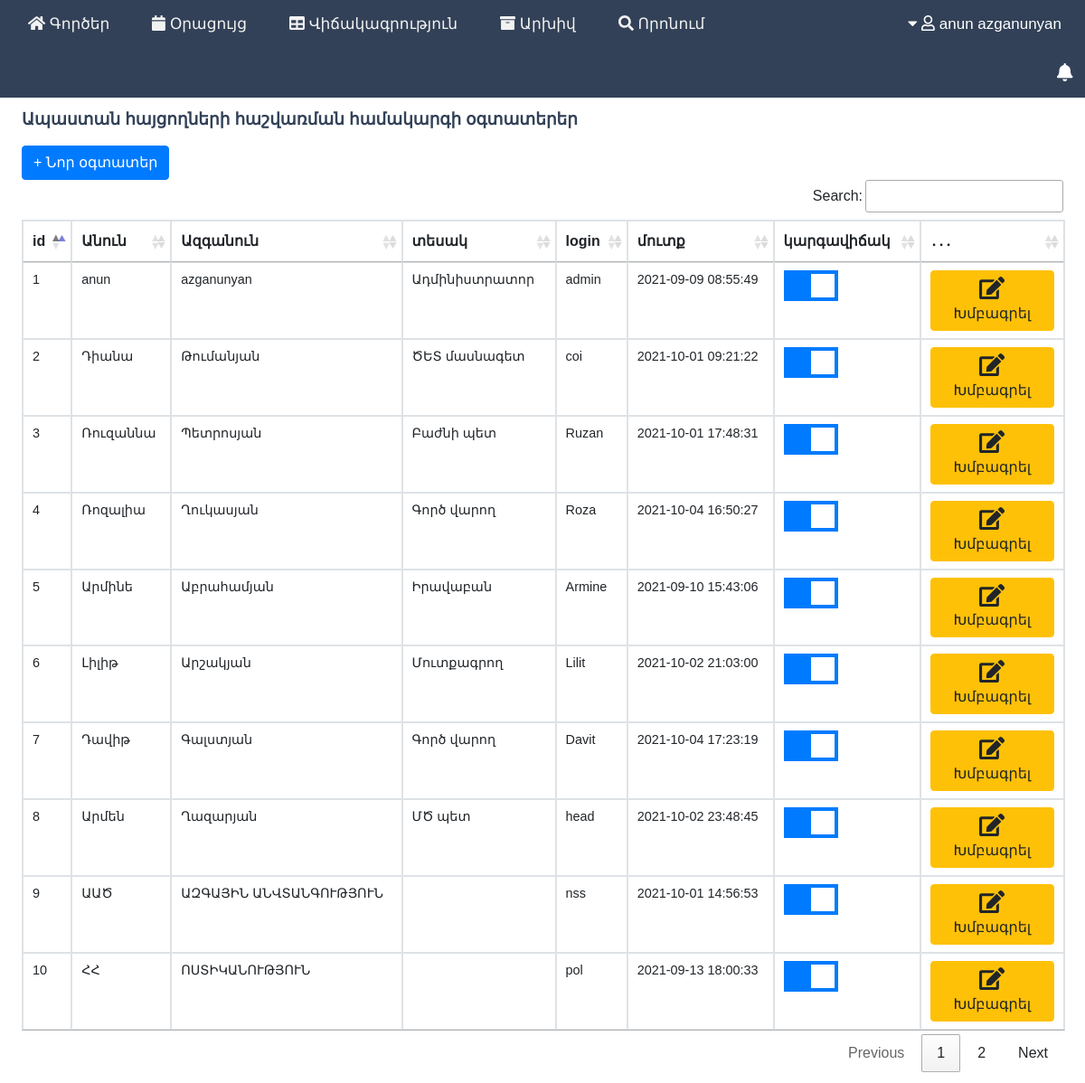
Page /user.php?page=users (signed in) on the committed database.
### tables this page shows
CREATE TABLE `users` (
  `id` int(11) NOT NULL,
  `username` varchar(100) NOT NULL,
  `password` varchar(100) NOT NULL,
  `f_name` varchar(50) NOT NULL,
  `l_name` varchar(50) NOT NULL,
  `user_type` varchar(50) NOT NULL,
  `user_status` int(1) NOT NULL,
  `last_activity` bigint(20) DEFAULT NULL
);

### pages/users.php (the view, shortened to what this page needs)
<?php
    include('config/connect.php');
    $usersTable='<table class="table  table-bordered table-hover" id="user_table">
                    <thead>
                        <th>id</th>
                        <th>Անուն</th>
                        <th>Ազգանուն</th>
                        <th>տեսակ</th>
                        <th>login</th>
                        <th>մուտք</th>
                        <th>կարգավիճակ</th>
                        <th>․․․</th>
                    </thead>
                    <tbody>';
    $query=mysqli_query($conn,"select * from users ");
    while($row=mysqli_fetch_array($query))
    {
        $status='';
        $datetime =  getdate()[0];
        if($row['last_activity'] > ($datetime - 30))
        {
            $status = '<i class="fas fa-user ml-2 onlineStatus"></i>';
        }elseif($row['last_activity'] >= 1619684656 && $row['last_activity'] <  ($datetime - 30))
        {
            $status=date("Y-m-d H:i:s",$row['last_activity']);
        }else
        {
            $status ='';
        }
        $userStatus='';
        $userType='';
        if($row["user_type"]==='admin')
        {
            $userType='Ադմինիստրատոր';
        }
        if($row["user_type"]==='operator')
        {
            $userType='Մուտքագրող';
        }
        if($row["user_type"]==='officer')
        {
            $userType='Գործ վարող';
        }
        if($row["user_type"]==='coispec')
        {
            $userType='ԾԵՏ մասնագետ';
        }
        if($row["user_type"]==='lawyer')
        {
            $userType='Իրավաբան';
        }
        if($row["user_type"]==='head')
        {
            $userType='ՄԾ պետ';
        }
        if($row["user_type"]==='devhead')
        {
            $userType='Բաժնի պետ';
        }
        if($row["user_type"]==='viewer')
        {
            $userType='ՄԱԿ աշխատակից';
        }
        if($row["user_status"]== 1)
        {
            $userStatus=' checked';
        }
        $usersTable.='<tr>
                        <td>'.$row["id"].'</td>
                        <td>'.$row["f_name"].'</td>
                        <td>'.$row["l_name"].'</td>
                        <td>'.$userType.'</td>
                        <td>'.$row["username"].'</td>
                        <td>'.$status.'</td>
                        <td>
                            <label class="switch">
                                <input class="status_toggler" toggleId="'.$row["id"].'" type="checkbox" '.$userStatus.'>
                                <span class="slider"></span>
                            </label>
                        </td>
                        <td><button editId="'.$row["id"].'"  class="btn btn-warning edit_button"><i class="fas fa-edit"></i>Խմբագրել</button></td>
                    </tr>';
    }
    $usersTable.= '</tbody>
                </table>';
?>
<div class="new_case">
    <div style="margin:auto; padding:auto;">
        <p class="title">Ապաստան հայցողների հաշվառման համակարգի օգտատերեր</p>
        <span class="pull-left">
        <a href="#addnew" data-toggle="modal" class="btn btn-primary">&#43 Նոր օգտատեր</a></span>
        <?php  echo $usersTable; ?>
    </div>
</div>

### includes/css/style.css (style rules this page uses)
* { margin: 0; padding: 0; box-sizing: border-box; }
body { font-family:Arial; background-color: #F0F0F0; }
.new_case { display: block; margin-left: auto; margin-right: auto; margin-top: 10px; margin-bottom: 1%; width: 96%; }
.title { font-size: 1.15em; font-weight: bold; color: #324157; }
:root { --bglight: #007bff; --bgdark: #090cd3; --fontlight:#fff; --fontdark: #EFAC34; --headerbg: #324157; --bodyColor: f0f0f0; }
#families tr, td, th { background: var(--bodyColor); }
.switch { position: relative; display: inline-block; width: 60px; height: 34px; margin-bottom: 0!important; }
.slider { position: absolute; cursor: pointer; top: 0; left: 0; right: 0; bottom: 0; background-color: #ccc; -webkit-transition: .4s; transition: .4s; }
.slider:before { position: absolute; content: ""; height: 26px; width: 26px; left: 4px; bottom: 4px; background-color: #fff; -webkit-transition: .4s; transition: .4s; }
input:checked + .slider { background-color: #007bff; }
input:checked + .slider:before { -webkit-transform: translateX(26px); -ms-transform: translateX(26px); transform: translateX(26px); }
.fa-edit { font-size: 25px; }

### includes/css/case_page.css (style rules this page uses)
* { box-sizing: border-box }
body { font-family: arial, sans-serif; }
.table_a td, th { overflow: hidden; height: 14px; white-space: nowrap; }
.table_a1 td, th { overflow: hidden; height: 14px; white-space: nowrap; }
.table_a2 td, th { overflow: hidden; height: 14px; white-space: nowrap; }
table td { position: relative; font-size: 0.9em; }
.table_drafts td, th { overflow: hidden; height: 14px; white-space: nowrap; }

### rows in the picture
users: id "1", f_name "anun", l_name "azganunyan", user_type "Ադմինիստրատոր", username "admin", last_activity "2021-09-09 08:55:49"
users: id "2", f_name "Դիանա", l_name "Թումանյան", user_type "ԾԵՏ մասնագետ", username "coi", last_activity "2021-10-01 09:21:22"
users: id "3", f_name "Ռուզաննա", l_name "Պետրոսյան", user_type "Բաժնի պետ", username "Ruzan", last_activity "2021-10-01 17:48:31"
users: id "4", f_name "Ռոզալիա", l_name "Ղուկասյան", user_type "Գործ վարող", username "Roza", last_activity "2021-10-04 16:50:27"
users: id "5", f_name "Արմինե", l_name "Աբրահամյան", user_type "Իրավաբան", username "Armine", last_activity "2021-09-10 15:43:06"
users: id "6", f_name "Լիլիթ", l_name "Արշակյան", user_type "Մուտքագրող", username "Lilit", last_activity "2021-10-02 21:03:00"
users: id "7", f_name "Դավիթ", l_name "Գալստյան", user_type "Գործ վարող", username "Davit", last_activity "2021-10-04 17:23:19"
users: id "8", f_name "Արմեն", l_name "Ղազարյան", user_type "ՄԾ պետ", username "head", last_activity "2021-10-02 23:48:45"
users: id "9", f_name "ԱԱԾ", l_name "ԱԶԳԱՅԻՆ ԱՆՎՏԱՆԳՈՒԹՅՈՒՆ", username "nss", last_activity "2021-10-01 14:56:53"
users: id "10", f_name "ՀՀ", l_name "ՈՍՏԻԿԱՆՈՒԹՅՈՒՆ", username "pol", last_activity "2021-09-13 18:00:33"

### other values in the picture
$f_name "anun"
$l_name "azganunyan"
